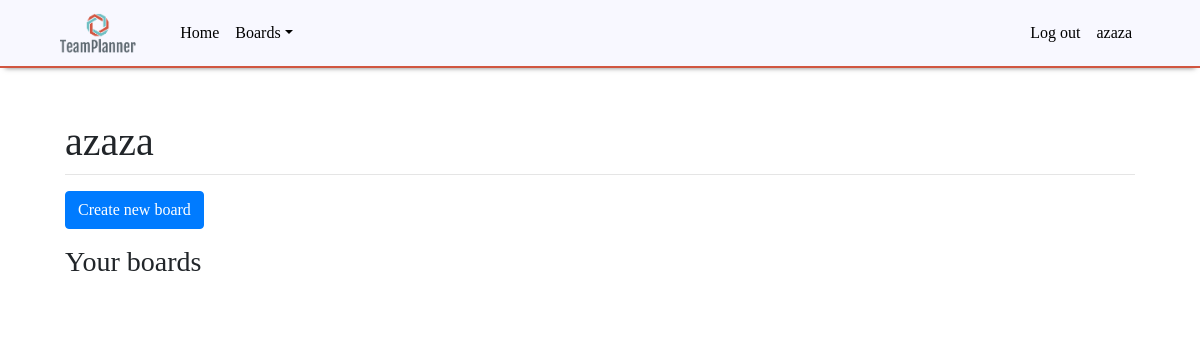
The page / (signed in) on the database as committed earlier.
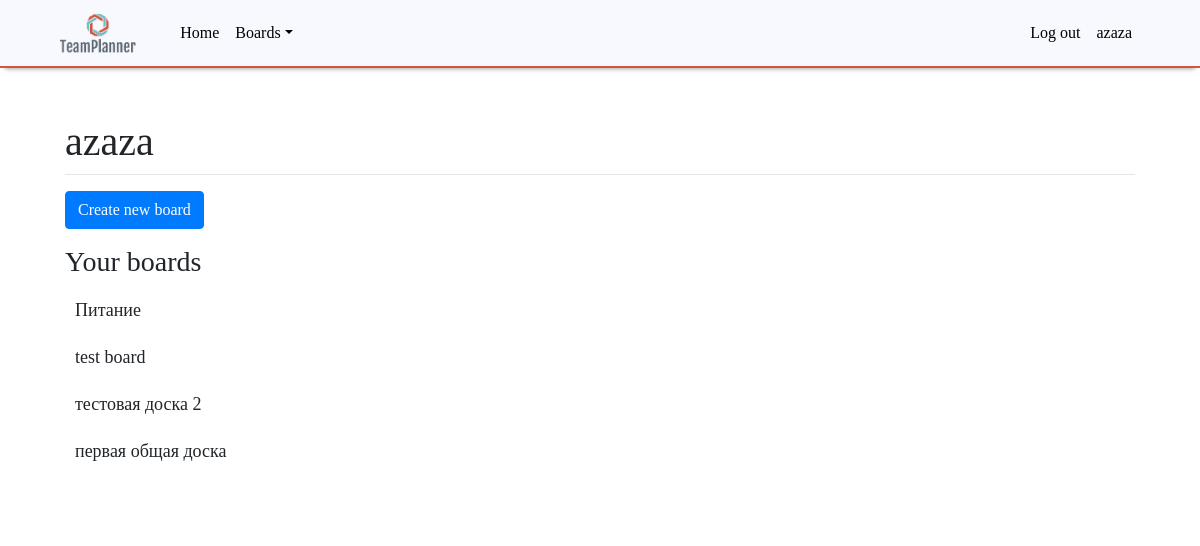
The same page on the database as committed later.
### mysite/apps/boards/models.py (models this page shows, shortened)
class Board(models.Model):
    users = models.ManyToManyField(User, related_name='boards')
    board_title = models.CharField('Name of title', max_length=200)
    pub_date = models.DateTimeField("Date of publication")
    class Meta:
        verbose_name = 'Доска'
        verbose_name_plural = 'Доски'

### mysite/apps/account_pages/views.py (the view)
# urls.py: path('', views.main, name='account_pages'),
def main(request):
    board_list = Board.objects.order_by('pub_date')
    column_list = Column.objects.all()
    return render(request, 'account_pages/home.html', {'board_list': board_list, 'column_list': column_list})

### mysite/templates/account_pages/home.html (shortened to what this page needs)
{% extends 'account_pages/base.html' %}
{% block content %}
    {% if user.is_authenticated %}
        <p>
            <a class="btn btn-primary" href="/boards/create_board">Create new board</a>
        </p>
        <h3>Your boards</h3>
        {% if user.boards %}
            {% for board in user.boards.all %}
                <a class="dropdown-item item-list" href="{% url 'boards:detail' board.id%}">{{board.board_title}}</a>
            {% endfor %}
        {% else %}
            <div class="alert alert-info">
                Not Found. Create your first board!
            </div>
        {% endif %}
        <br>
    {% endif %}
{% endblock %}

### mysite/templates/account_pages/base.html (shortened to what this page needs)
<!DOCTYPE html>
<html lang="en">
	<head>
		<link rel="stylesheet" href="https://stackpath.bootstrapcdn.com/bootstrap/4.3.1/css/bootstrap.min.css">
		{% load static %}
		<link rel="stylesheet" type="text/css" href="{% static 'css/main.css' %}">
		<link rel="stylesheet" href="https://cdnjs.cloudflare.com/ajax/libs/font-awesome/4.7.0/css/font-awesome.min.css">
	</head>
	<body>
		<header>
			<nav class="navbar navbar-expand-sm main-padding" id="menuheader">
				<a class="navbar-brand" href="#">
					<img src="{% static 'img/logo.png' %}" alt="Logo" class="logo">
				</a>
				<div class="collapse navbar-collapse" id="navbarNav">
					<ul class="navbar-nav mr-auto">
						<li class="nav-item">
							<a class="nav-link" href="/">Home</a>
						</li>
						{% if user.is_authenticated %}
							<li class="nav-item dropdown">
							<a class="nav-link dropdown-toggle" href="#" id="navbarDropBoards" data-toggle="dropdown">Boards</a>
						</li>
						{% endif %}
					</ul>
					<ul class="navbar-nav">
						{% if user.is_authenticated %}
								<li class="nav-item">
									<a class="nav-link" href="/logout">Log out</a>
								</li>
								<li class="nav-item">
									<a class="nav-link" href="/">{{user.username}}</a>
								</li>
						{% endif %}
					</ul>
				</div>
			</nav>
		</header>
		{% if not board %}
			<div class="container">
				<div id="content" name="content" class="main">
					{% if user.is_authenticated %}
						<h1 class="mt-2">{{user.username}}</h1>
						<hr class="mt-0">
					{% endif %}
					{% block content %}{% endblock %}
				</div>
			</div>
		{% else %}
			{% block board %}
			{% endblock %}
		{% endif %}
	</body>
</html>

### mysite/static/css/main.css (style rules this page uses)
body { background-size: cover; background: url('../img/back.jpg') no-repeat fixed; font-family: Fira Sans; }
.logo { height: 40px; margin-right: 20px }
header { margin-bottom: 20px; height: 70px; z-index: 10; position: relative; }
#content { background: white; border-radius: 5px; padding: 20px; }
#menuheader { font-family: OfficinaSans; padding-left: 60px; padding-right: 60px; border-bottom: 2px solid #D15641; box-shadow: 0 5px 5px -5px rgba(0, 0, 0, .5); opacity: 0.9; background: ghostwhite; position: fixed; width: 100%; top: 0; }
.main-padding { padding-left: 60px; padding-right: 60px; }
#menuheader .nav-link { color: black }
.item-list { font-size: 18px; padding: 10px }

Rows that differ between the two databases and show on the page:
added Board: board_title "Питание"
added Board: board_title "test board"
added Board: board_title "тестовая доска 2"
added Board: board_title "первая общая доска"
